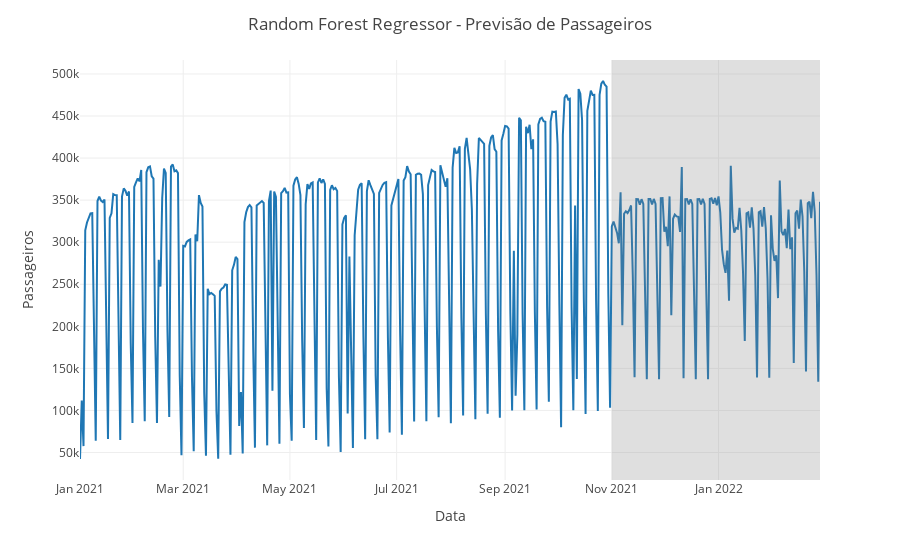

Notebook code for this chart:
### Code cell
concat_df_i_rf = pd.date_range(start='2021-01-01', end = '2022-02-28', freq = 'D')
concat_df_rf.set_index(concat_df_i_rf, inplace=True)
fig = px.line(concat_df_rf, x=concat_df_rf.index, y="Total", template = 'gridon')

fig.add_vrect(x0="2021-11-01", x1="2022-02-28", fillcolor="grey", opacity=0.25, line_width=0)
fig.update_layout(title=' Random Forest Regressor - Previsão de Passageiros',
                   xaxis_title='Data',
                   yaxis_title='Passageiros')
fig.show()

### Figure 1 — Plotly figure (JSON) as saved in the notebook; plotly's stock layout.template omitted (floating-point values rounded to 4 significant figures; data arrays with more than 128 entries replaced by an {"elided": "..."} marker saying what was removed)
{"data": [{"hovertemplate": "index=%{x}<br>Total=%{y}<extra></extra>", "legendgroup": "", "line": {"color": "#1F77B4", "dash": "solid"}, "marker": {"symbol": "circle"}, "mode": "lines", "name": "", "orientation": "v", "showlegend": false, "type": "scatter", "x": {"elided": "424 str values"}, "xaxis": "x", "y": {"elided": "424 float values"}, "yaxis": "y"}], "layout": {"legend": {"tracegroupgap": 0}, "margin": {"t": 60}, "shapes": [{"fillcolor": "grey", "line": {"width": 0}, "opacity": 0.25, "type": "rect", "x0": "2021-11-01", "x1": "2022-02-28", "xref": "x", "y0": 0, "y1": 1, "yref": "y domain"}], "title": {"text": " Random Forest Regressor - Previsão de Passageiros"}, "xaxis": {"anchor": "y", "domain": [0, 1], "title": {"text": "Data"}}, "yaxis": {"anchor": "x", "domain": [0, 1], "title": {"text": "Passageiros"}}}}
